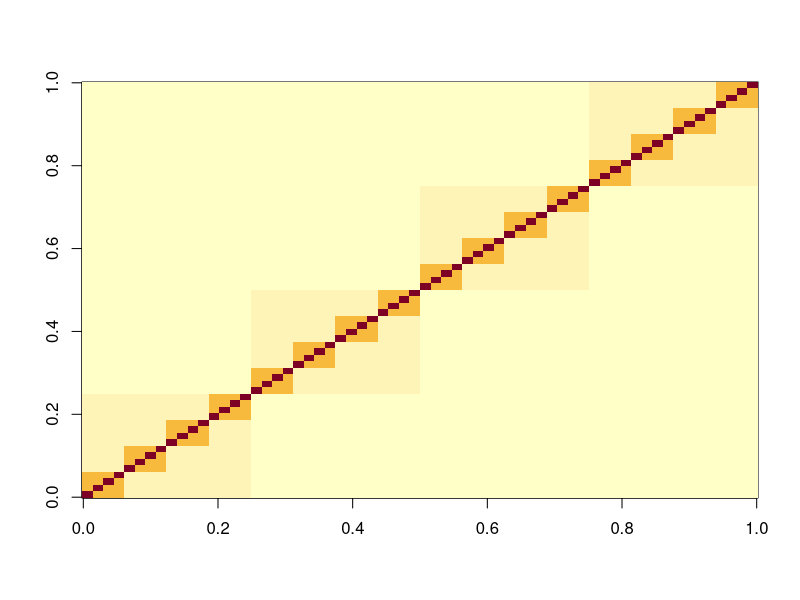
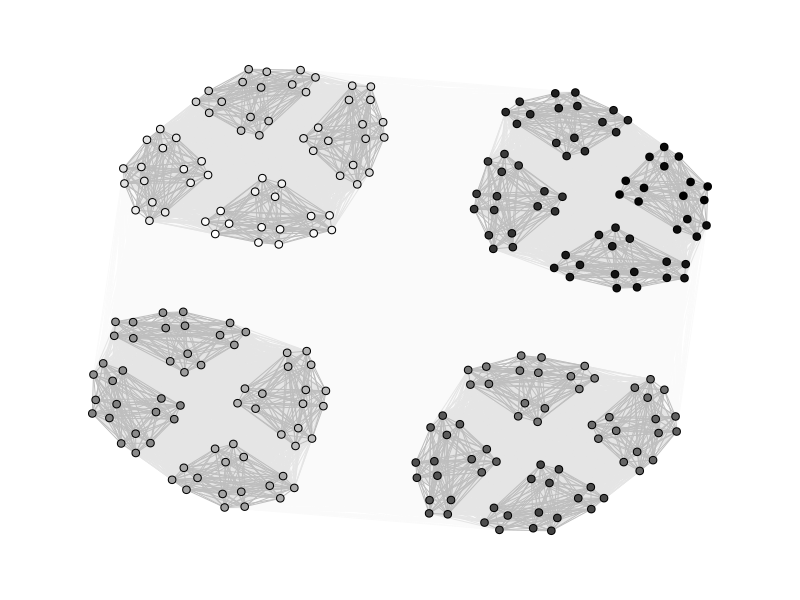

The R source for these figures, in order:
library(igraph)
library(colorspace)
library(qgraph)

hsbm <- function (cluster_sizes,strengths=NULL,plot=T)
{
k=cluster_sizes # cluster sizes
levels=length(k) # hierarchic levels
n=prod(k) # nodes
if(n > 2000) print('Warning: ', n, 'nodes', 'might be too much for qgraph')
if(length(k)!=length(strengths)) { print ('cluster_sizes and strengths dont match');stop()}
group=rep(0,n) # node group
m=matrix(levels,n,n) # connection matrix
for(l in (levels-1):1)
  for(i in 1:n)
  {for(j in 1:n)
    if((i-1)%/%prod(k[1:l])==(j-1)%/%prod(k[1:l])) m[i,j]=l
  group[i]=(i-1)%/%prod(k[1:l])
  }

if(plot) image(1/(m+.5))

if(length(strengths)<1) m <- 1/m^3 else
{
  for(i in 1:levels)
    m[m==i]=strengths[i]
}
return(list(m,group))
}

clusters=c(4,4,4,4,4);strengths = c(1,.3,.1,.02,.005)
clusters=c(4,4,4,4);strengths = c(.8,.1,.04,.008)


h=hsbm(clusters,strengths)
m <- h[[1]]
group=h[[2]]

name2=paste('network',paste0(clusters,collapse=''),'.jpeg',sep='',col='')
jpeg(name2,width = 5, height = 3, units = 'in', res = 300)
layout(t(1))
#qgraph(m,groups=group, layout="spring",labels=F,vsize=1,edge.width=.4, bg=adjustcolor("white", alpha.f=0)) # collor version
qgraph(m,groups = group,layout = "spring",labels = FALSE,vsize = 1,edge.width = 0.4,bg = "white",palette='grey',border.color = "black",edge.color = "gray",label.color = "black",edge.width=.5) 
dev.off()
